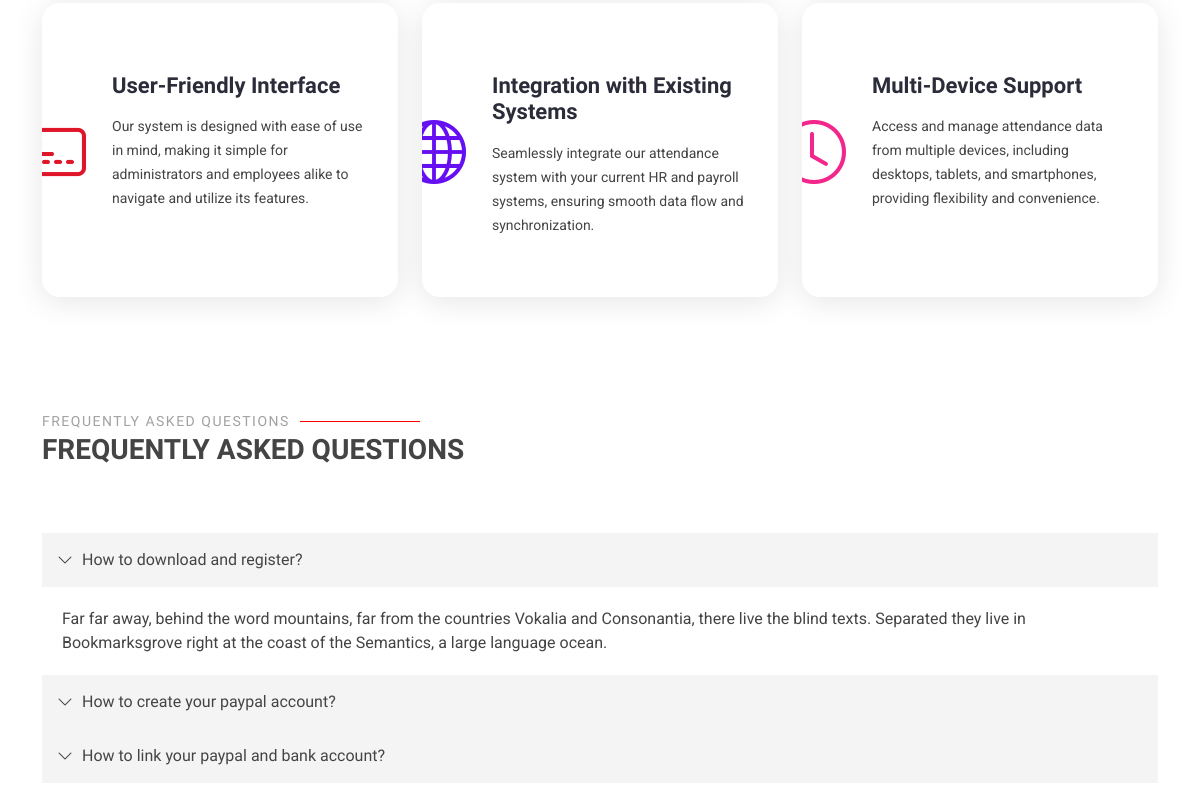
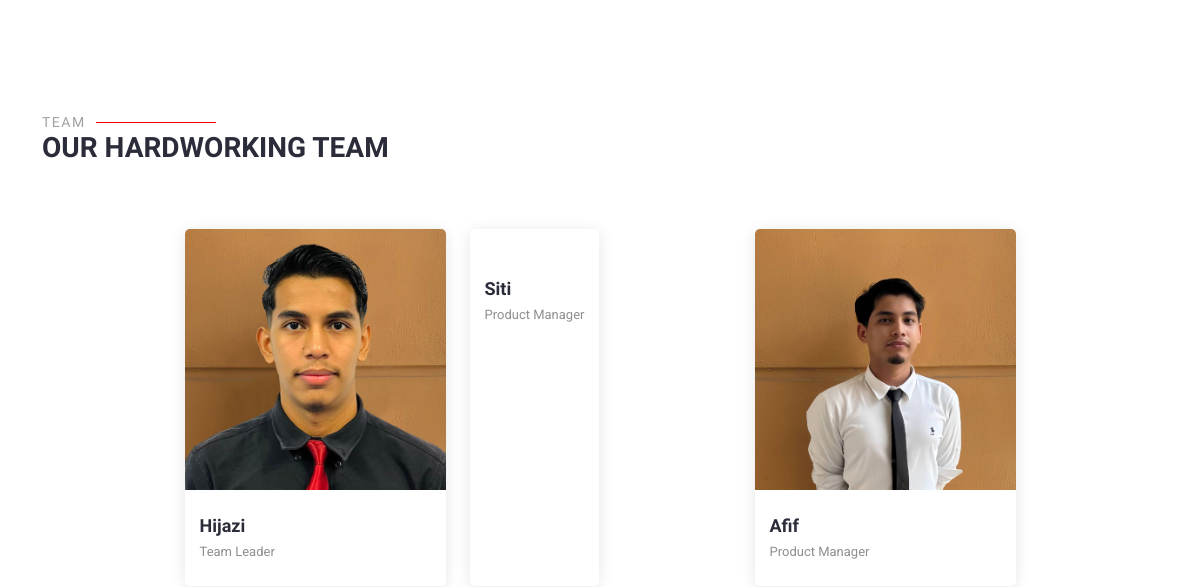
Before: /views/index.php (middle part) with the older database file (2 pictures, top to bottom).
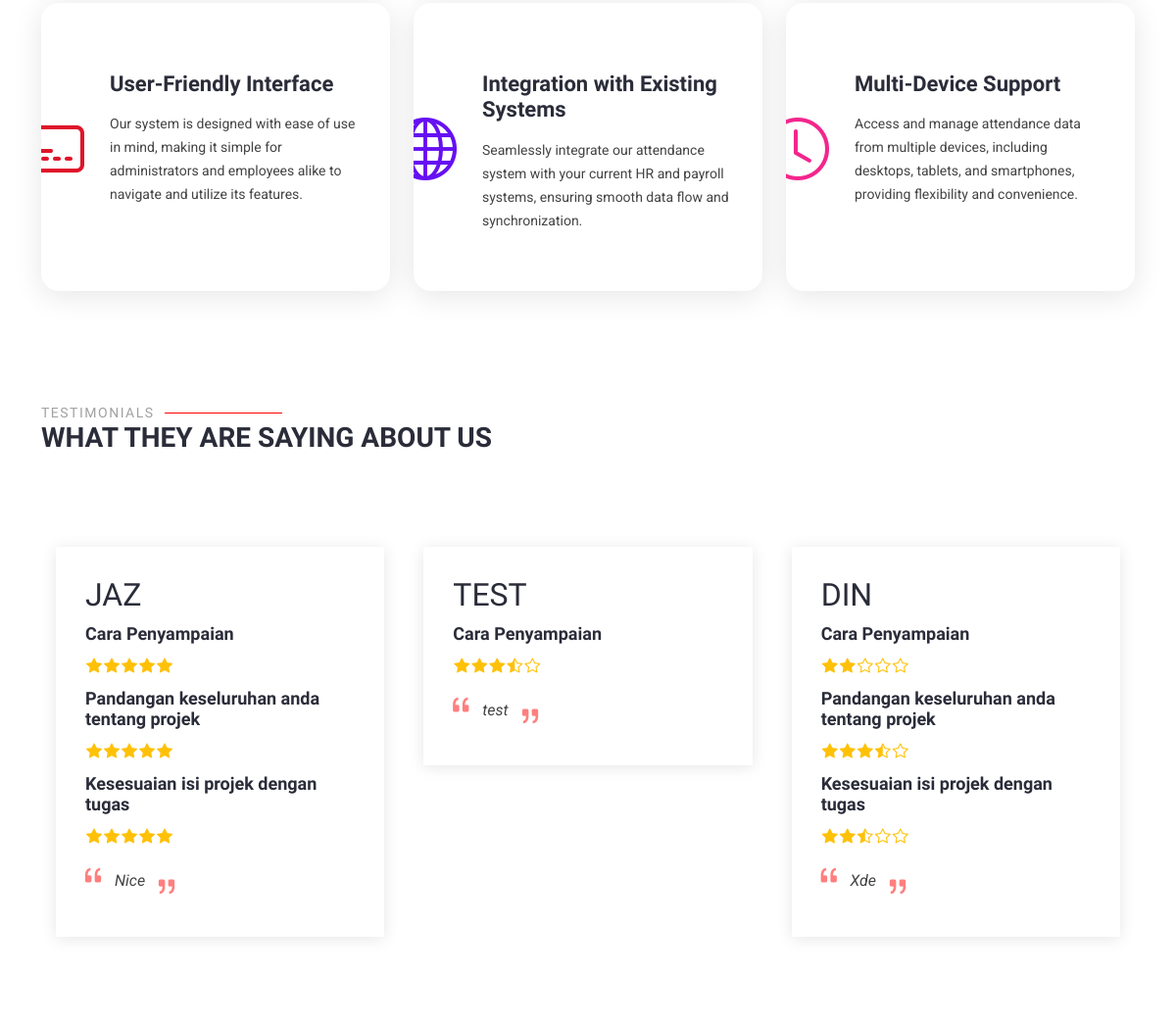
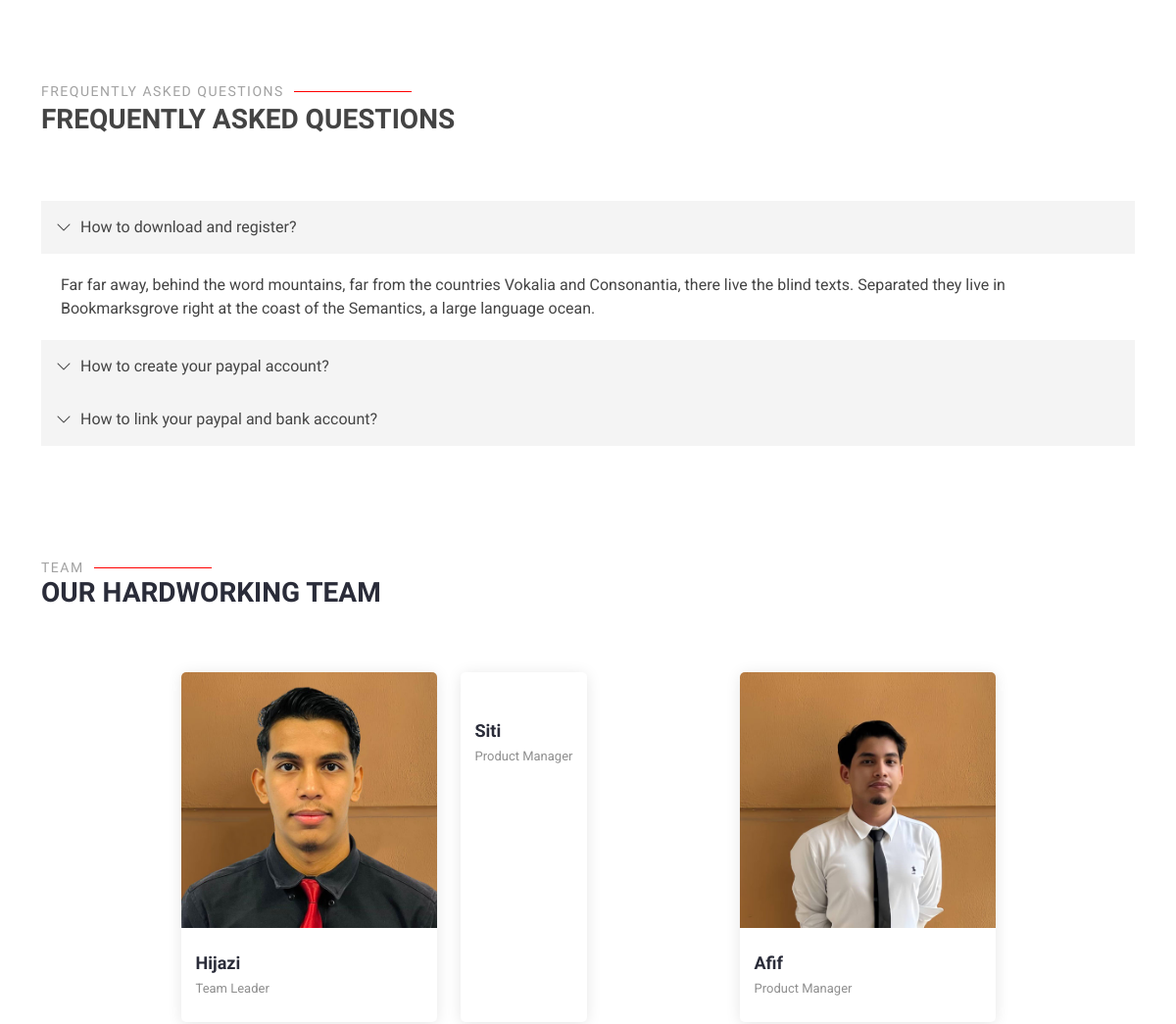
After: the same page with the newer database file (2 pictures, top to bottom).
### tables this page shows
CREATE TABLE IF NOT EXISTS `feedback` (
  `id` int NOT NULL AUTO_INCREMENT,
  `nama` varchar(100) DEFAULT NULL,
  `content` text,
  `rate1` float DEFAULT NULL,
  `rate2` float DEFAULT NULL,
  `rate3` float DEFAULT NULL,
  `time_add` datetime NOT NULL DEFAULT CURRENT_TIMESTAMP,
  `time_edit` datetime NOT NULL DEFAULT CURRENT_TIMESTAMP ON UPDATE CURRENT_TIMESTAMP,
  PRIMARY KEY (`id`)
);

### views/index.php (the view, shortened to what this page needs)
<?php include(getcwd() . '/admin/server.php');
?>
<!DOCTYPE html>
<html lang="en">
<head>
  <link href="assets/vendor/bootstrap/css/bootstrap.min.css" rel="stylesheet">
  <link href="assets/vendor/bootstrap-icons/bootstrap-icons.css" rel="stylesheet">
  <link href="assets/vendor/aos/aos.css" rel="stylesheet">
  <link href="assets/vendor/animate.css/animate.min.css" rel="stylesheet">
  <link href="assets/vendor/glightbox/css/glightbox.min.css" rel="stylesheet">
  <link href="assets/vendor/swiper/swiper-bundle.min.css" rel="stylesheet">
  <link href="assets/css/main.css" rel="stylesheet">
</head>
<body class="index-page">
  <main class="main">
    <section id="services" class="services section">
      <div class="container">
        <div class="row gy-4">
          <div class="col-lg-4 col-md-6" data-aos="fade-up" data-aos-delay="400">
            <div class="service-item position-relative">
              <div class="icon">
                <i class="bi bi-credit-card-2-front" style="color: #df1529;"></i>
              </div>
              <h3>User-Friendly Interface</h3>
              <p>Our system is designed with ease of use in mind, making it simple for administrators and employees
                alike to navigate and utilize its features.</p>
            </div>
          </div>
          <div class="col-lg-4 col-md-6" data-aos="fade-up" data-aos-delay="500">
            <div class="service-item position-relative">
              <div class="icon">
                <i class="bi bi-globe" style="color: #6610f2;"></i>
              </div>
              <h3>Integration with Existing Systems</h3>
              <p>Seamlessly integrate our attendance system with your current HR and payroll systems, ensuring smooth
                data flow and synchronization.</p>
            </div>
          </div>
          <div class="col-lg-4 col-md-6" data-aos="fade-up" data-aos-delay="600">
            <div class="service-item position-relative">
              <div class="icon">
                <i class="bi bi-clock" style="color: #f3268c;"></i>
              </div>
              <h3>Multi-Device Support</h3>
              <p>Access and manage attendance data from multiple devices, including desktops, tablets, and smartphones,
                providing flexibility and convenience.</p>
            </div>
          </div>
        </div>
      </div>
    </section>
    <?php
    $query =
      "SELECT * FROM feedback ORDER BY LENGTH(content) DESC, rate1 DESC, rate2 DESC, rate3 DESC, time_add DESC";
    $feedback = mysqli_query($db, $query);
    if ($feedback) {
      if (mysqli_num_rows($feedback) > 0) {
        ?>
        <section id="testimonials" class="testimonials section">
          <div class="container section-title" data-aos="fade-up">
            <h2>Testimonials</h2>
            <p>What they are saying about us</p>
          </div>
          <div class="container" data-aos="fade-up" data-aos-delay="100">
            <div class="swiper init-swiper">
              <div class="swiper-wrapper">
                <?php while ($row = mysqli_fetch_assoc($feedback)) { ?>
                  <div class="swiper-slide">
                    <div class="testimonial-item">
                      <h2 class="text-uppercase"><?php echo $row['nama'] ?></h2>
                      <?php if ($row['rate1']) { ?>
                        <h3>Cara Penyampaian</h3>
                        <div class="stars">
                          <?php
                          $rating = $row['rate1'];
                          for ($i = 1; $i <= 5; $i++) {
                            if ($i <= floor($rating)) {
                              echo '<i class="bi bi-star-fill"></i>';
                            } else if ($i == ceil($rating) && $rating - floor($rating) >= 0.5) {
                              echo '<i class="bi bi-star-half"></i>';
                            } else {
                              echo '<i class="bi bi-star"></i>';
                            }
                          }
                          ?>
                        </div> <?php }
                      ?>
                      <?php if ($row['rate2']) { ?>
                        <h3>Pandangan keseluruhan anda tentang projek</h3>
                        <div class="stars">
                          <?php
                          $rating = $row['rate2'];
                          for ($i = 1; $i <= 5; $i++) {
                            if ($i <= floor($rating)) {
                              echo '<i class="bi bi-star-fill"></i>';
                            } else if ($i == ceil($rating) && $rating - floor($rating) >= 0.5) {
                              echo '<i class="bi bi-star-half"></i>';
                            } else {
                              echo '<i class="bi bi-star"></i>';
                            }
                          }
                          ?>
                        </div> <?php }
                      ?>
                      <?php if ($row['rate3']) { ?>
                        <h3>Kesesuaian isi projek dengan tugas</h3>
                        <div class="stars">
                          <?php
                          $rating = $row['rate3'];
                          for ($i = 1; $i <= 5; $i++) {
                            if ($i <= floor($rating)) {
                              echo '<i class="bi bi-star-fill"></i>';
                            } else if ($i == ceil($rating) && $rating - floor($rating) >= 0.5) {
                              echo '<i class="bi bi-star-half"></i>';
                            } else {
                              echo '<i class="bi bi-star"></i>';
                            }
                          }
                          ?>
                        </div>
                      <?php }
                      ?>
                      <?php if ($row['content']) { ?>
                        <p>
                          <i class="bi bi-quote quote-icon-left"></i>
                          <span><?php echo $row['content'] ?></span>
                          <i class="bi bi-quote quote-icon-right"></i>
                        </p>
                      <?php }
                      ?>
                    </div>
                  </div>
                <?php } ?>
              </div>
            </div>
          </div>
        </section>
        <?php
      }
    } ?>
    <section id="faq" class="faq section">
      <div class="container section-title" data-aos="fade-up">
        <h2>Frequently Asked Questions</h2>
        <p>Frequently Asked Questions</p>
      </div>
      <div class="container" data-aos="fade-up">
        <div class="row">
          <div class="col-12">
            <div class="custom-accordion" id="accordion-faq">
              <div class="accordion-item">
                <h2 class="mb-0">
                  <button class="btn btn-link" type="button" data-bs-toggle="collapse" data-bs-target="#collapse-faq-1">
                    How to download and register?
                  </button>
                </h2>
                <div id="collapse-faq-1" class="collapse show" aria-labelledby="headingOne"
                  data-parent="#accordion-faq">
                  <div class="accordion-body">
                    Far far away, behind the word mountains, far from the countries
                    Vokalia and Consonantia, there live the blind texts. Separated
                    they live in Bookmarksgrove right at the coast of the Semantics,
                    a large language ocean.
                  </div>
                </div>
              </div>
              <div class="accordion-item">
                <h2 class="mb-0">
                  <button class="btn btn-link collapsed" type="button" data-bs-toggle="collapse"
                    data-bs-target="#collapse-faq-2">
                    How to create your paypal account?
                  </button>
                </h2>
              </div>
              <div class="accordion-item">
                <h2 class="mb-0">
                  <button class="btn btn-link collapsed" type="button" data-bs-toggle="collapse"
                    data-bs-target="#collapse-faq-3">
                    How to link your paypal and bank account?
                  </button>
                </h2>
              </div>
            </div>
          </div>
        </div>
      </div>
    </section>
    <section id="team" class="team section">
      <div class="container section-title" data-aos="fade-up">
        <h2>Team</h2>
        <p>Our Hardworking Team</p>
      </div>
      <div class="container">
        <div class="row gy-4 justify-content-center">
          <div class="col-lg-3 col-md-6 d-flex align-items-stretch" data-aos="fade-up" data-aos-delay="100">
            <div class="team-member">
              <div class="member-img">
                <img src="assets/images/team/fyp2.jpg" class="img-fluid" alt="">
              </div>
              <div class="member-info">
                <h4>Hijazi</h4>
                <span>Team Leader</span>
              </div>
            </div>
          </div>
          <div class="col-lg-3 col-md-6 d-flex align-items-stretch" data-aos="fade-up" data-aos-delay="200">
            <div class="team-member">
              <div class="member-img">
              </div>
              <div class="member-info">
                <h4>Siti</h4>
                <span>Product Manager</span>
              </div>
            </div>
          </div>
          <div class="col-lg-3 col-md-6 d-flex align-items-stretch" data-aos="fade-up" data-aos-delay="200">
            <div class="team-member">
              <div class="member-img">
                <img src="assets/images/team/fyp3.jpg" class="img-fluid" alt="">
              </div>
              <div class="member-info">
                <h4>Afif</h4>
                <span>Product Manager</span>
              </div>
            </div>
          </div>
        </div>
      </div>
    </section>
  </main>
</body>
</html>

Changed rows visible on the page:
added feedback: nama "JAZ", rate1 "Cara Penyampaian", shows "Pandangan keseluruhan anda tentang projek", rate2 5 (drawn), rate3 "Kesesuaian isi projek dengan tugas", content "Nice"
added feedback: nama "TEST", rate1 "Cara Penyampaian", content "test"
added feedback: nama "DIN", rate1 "Cara Penyampaian", shows "Pandangan keseluruhan anda tentang projek", rate2 3.5 (drawn), rate3 "Kesesuaian isi projek dengan tugas", content "Xde"
Other visible differences:
text now shown: "TESTIMONIALS WHAT THEY ARE SAYING ABOUT US"
